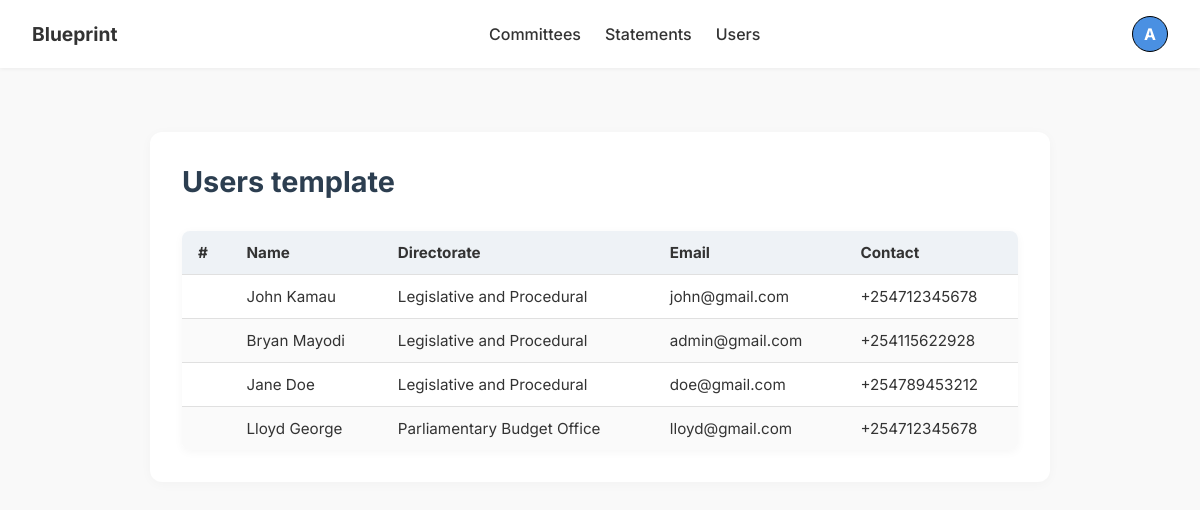
Page /users (signed in) on the earlier database version.
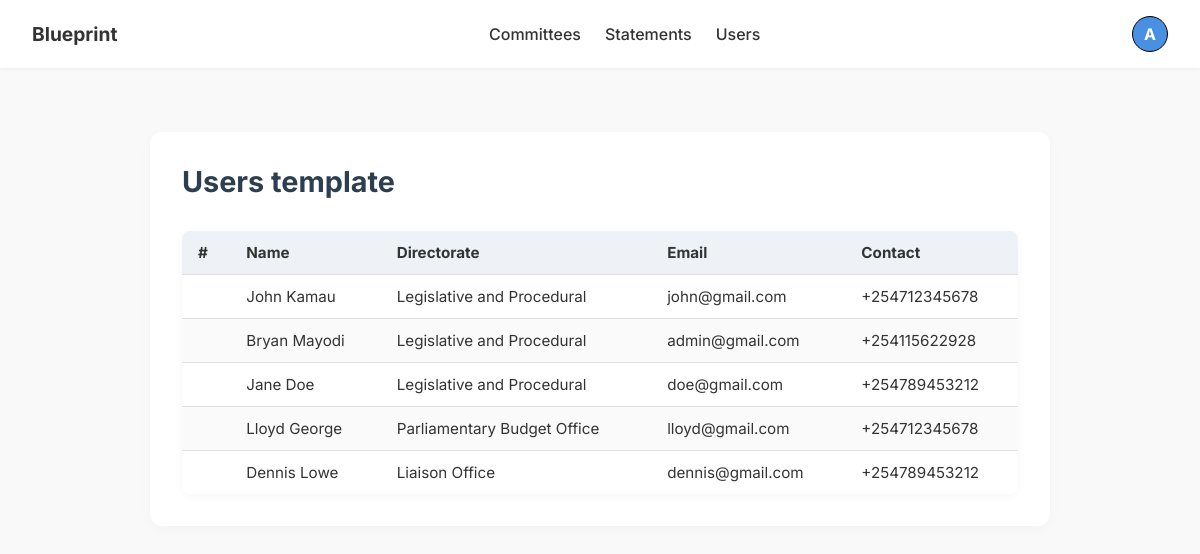
Same page on the later database version.
### accounts/models.py (models this page shows, shortened)
class MemberProfile(models.Model):
    user = models.OneToOneField(User, on_delete=models.CASCADE)
    first_name = models.CharField(max_length=200)
    last_name = models.CharField(max_length=200)
    directorate = models.ForeignKey(
        Directorate,
        on_delete=models.SET_NULL,
        null=True,
        blank=True,
        related_name='members'
    )
    phone_number = PhoneNumberField(region='KE', blank=True)

### base/models.py (models this page shows)
class Directorate(models.Model):
    name = models.CharField(max_length=200)
    mandate = models.TextField(null=True, blank=True)
    def __str__(self):
        return self.name

### base/views.py (the view)
# urls.py: path('users', views.users, name="users"),
@login_required
def users(request):
    if not request.user.is_staff:
        return HttpResponseForbidden("You are not authorized to view this page.")
    all_users = MemberProfile.objects.all()
    context = {'users' : all_users}
    return render(request, 'base/users.html', context)

### accounts/context_processors.py (called while the page is built)
def profile_status(request):
    if request.user.is_authenticated:
        try:
            profile = request.user.memberprofile
            incomplete = not (profile.phone_number and profile.directorate)
            return {'incomplete_profile': incomplete}
        except MemberProfile.DoesNotExist:
            return {'incomplete_profile': True}
    return {}

### base/templates/base/users.html
{% extends 'main.html' %} <br />
{% block head %}
<link rel="stylesheet" href="/static/styles/users.css" />
{% endblock %} <br />
{% block content %}
<div class="content-container">
  <h1>Users template</h1>
  <table id="myTable" class="display">
    <thead>
      <tr>
        <th>#</th>
        <th>Name</th>
        <th>Directorate</th>
        <th>Email</th>
        <th>Contact</th>
      </tr>
    </thead>
    <tbody>
      {% for user in users %}
      <tr>
        <td></td>
        <td>{{ user.user.first_name }} {{ user.user.last_name }}</td>
        <td>{{ user.directorate }}</td>
        <td>{{ user.user.email }}</td>
        <td>{{ user.phone_number }}</td>
      </tr>
      {% endfor %}
    </tbody>
  </table>
</div>
{% endblock %}

Differences in the rows shown:
added MemberProfile: user.first_name "Dennis", user.last_name "Lowe", directorate "Liaison Office", user.email "dennis@gmail.com", phone_number "+254789453212"
